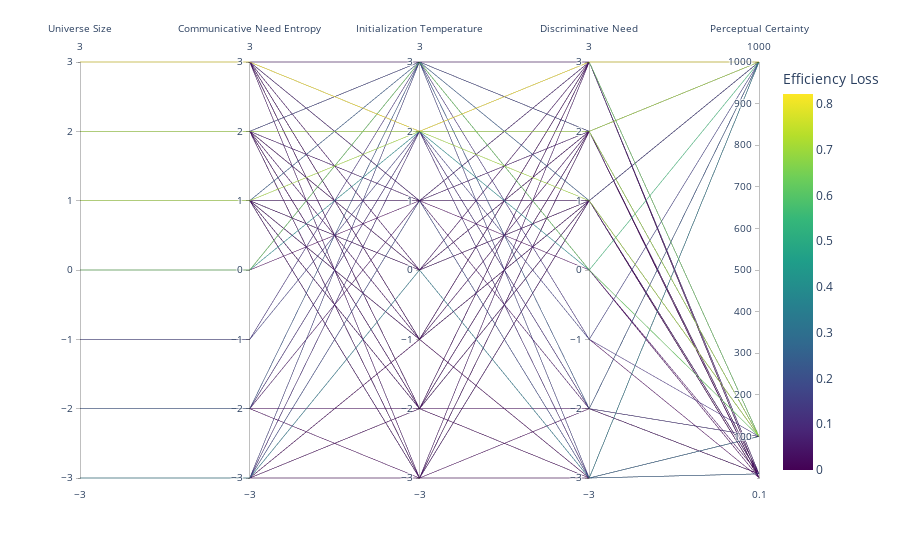

Source (notebook cell):
### Code cell
# add dummy columns to see how crowded things get
df_example = df_final_points.copy()

df_example["prior_entropy"] = df_example["discriminative_need_gamma"]
df_example["universe_size"] = df_example["prior_entropy"]

fig = px.parallel_coordinates(
    data_frame=df_example[df_example["eps"] >= 0.], 
    dimensions=[
        "universe_size",
        "prior_entropy",
        "population_init_gamma",        
        "discriminative_need_gamma",
        "imprecise_imitation_gamma",
        ],
    color="eps",
    # color="efficiency",
    labels={
        "population_init_gamma": "Initialization Temperature",        
        "discriminative_need_gamma": "Discriminative Need",
        "imprecise_imitation_gamma": "Perceptual Certainty",
        "prior_entropy": "Communicative Need Entropy",
        "universe_size": "Universe Size",
        "eps": "Efficiency Loss",
        # "efficiency": "Efficiency",
        },
    color_continuous_scale='viridis',
    # color_continuous_scale=px.colors.diverging.Tealrose,
    # color_continuous_midpoint=0.2,
)
fig.show()

### Figure 1 — Plotly figure (JSON) as saved in the notebook; plotly's stock layout.template omitted (floating-point values rounded to 4 significant figures)
{"data": [{"dimensions": [{"label": "Universe Size", "values": [2, 0, 0, 1, 1, 1, 1, 1, 1, -1, -1, -3, -3, -3, -3, -3, -3, -3, 3, 3, 3, 3, 3, 3, 3, 2, 2, 2, 2, 2, 2, 2, -2, -2, -2, -2, 0, 0, 1, 1, 1, 1, 1, 1, 1, -1, -3, -3, -3, -3, -3, -3, -3, 3, 3, 3, 3, 3, 3, 2, 2, 2, 2, 2, 2, 2, -2, -2, -2, -2, 0, 0, 1, 1, 1, 1, 1, 1, -1, 3, 3, 3, 3, 3, 2, 2, 2, 2, 0, 1, 1, 1, 1, 1, 1, -3, -3, -3, -3, -3, -3, -3, 3, 3, 3, 3, 3, 3, 3, 2, 2, 2, 2, 2, 2, 2, -2, -2, -2, -2]}, {"label": "Communicative Need Entropy", "values": [2, 0, 0, 1, 1, 1, 1, 1, 1, -1, -1, -3, -3, -3, -3, -3, -3, -3, 3, 3, 3, 3, 3, 3, 3, 2, 2, 2, 2, 2, 2, 2, -2, -2, -2, -2, 0, 0, 1, 1, 1, 1, 1, 1, 1, -1, -3, -3, -3, -3, -3, -3, -3, 3, 3, 3, 3, 3, 3, 2, 2, 2, 2, 2, 2, 2, -2, -2, -2, -2, 0, 0, 1, 1, 1, 1, 1, 1, -1, 3, 3, 3, 3, 3, 2, 2, 2, 2, 0, 1, 1, 1, 1, 1, 1, -3, -3, -3, -3, -3, -3, -3, 3, 3, 3, 3, 3, 3, 3, 2, 2, 2, 2, 2, 2, 2, -2, -2, -2, -2]}, {"label": "Initialization Temperature", "values": [3, 2, 3, 3, -1, 1, 0, -3, -2, 2, 3, 2, 3, -1, 1, 0, -3, -2, 2, 3, -1, 1, 0, -3, -2, 2, 3, -1, 1, 0, -3, -2, 2, 3, 1, -3, 2, 3, 2, 3, -1, 1, 0, -3, -2, 3, 2, 3, -1, 1, 0, -3, -2, 2, -1, 1, 0, -3, -2, 2, 3, -1, 1, 0, -3, -2, 2, 3, 1, -2, 3, 1, 2, -1, 1, 0, -3, -2, 2, 2, 3, -1, 1, -2, 2, 0, -3, -2, 3, 3, -1, 1, 0, -3, -2, 2, 3, -1, 1, 0, -3, -2, 2, 3, -1, 1, 0, -3, -2, 2, 3, -1, 1, 0, -3, -2, 2, 3, -3, -2]}, {"label": "Discriminative Need", "values": [2, 0, 0, 1, 1, 1, 1, 1, 1, -1, -1, -3, -3, -3, -3, -3, -3, -3, 3, 3, 3, 3, 3, 3, 3, 2, 2, 2, 2, 2, 2, 2, -2, -2, -2, -2, 0, 0, 1, 1, 1, 1, 1, 1, 1, -1, -3, -3, -3, -3, -3, -3, -3, 3, 3, 3, 3, 3, 3, 2, 2, 2, 2, 2, 2, 2, -2, -2, -2, -2, 0, 0, 1, 1, 1, 1, 1, 1, -1, 3, 3, 3, 3, 3, 2, 2, 2, 2, 0, 1, 1, 1, 1, 1, 1, -3, -3, -3, -3, -3, -3, -3, 3, 3, 3, 3, 3, 3, 3, 2, 2, 2, 2, 2, 2, 2, -2, -2, -2, -2]}, {"label": "Perceptual Certainty", "values": [0.1, 1000, 1000, 1000, 1000, 1000, 1000, 1000, 1000, 1000, 1000, 1000, 1000, 1000, 1000, 1000, 1000, 1000, 1000, 1000, 1000, 1000, 1000, 1000, 1000, 1000, 1000, 1000, 1000, 1000, 1000, 1000, 1000, 1000, 1000, 1000, 100, 100, 100, 100, 100, 100, 100, 100, 100, 100, 100, 100, 100, 100, 100, 100, 100, 100, 100, 100, 100, 100, 100, 100, 100, 100, 100, 100, 100, 100, 100, 100, 100, 100, 1, 1, 1, 1, 1, 1, 1, 1, 1, 1, 1, 1, 1, 1, 1, 1, 1, 1, 10, 10, 10, 10, 10, 10, 10, 10, 10, 10, 10, 10, 10, 10, 10, 10, 10, 10, 10, 10, 10, 10, 10, 10, 10, 10, 10, 10, 10, 10, 10, 10]}], "domain": {"x": [0, 1], "y": [0, 1]}, "line": {"color": [4.178e-05, 0.3906, 0.5534, 0.1474, 0.03173, 0.0421, 0.0421, 0.03674, 0.03291, 0.1514, 0.09977, 0.09954, 0.1555, 0.004812, 0.1744, 0.3329, 0.01127, 0.01146, 0.8216, 0.0184, 0.03161, 0.06868, 0.03932, 0.04222, 0.03249, 0.7016, 0.0186, 0.03402, 0.06078, 0.02784, 0.02308, 0.0307, 0.107, 0.2152, 0.0273, 0.004078, 0.03554, 0.6204, 0.704, 0.2334, 0.03629, 0.0474, 0.02628, 0.04097, 0.03495, 0.1136, 0.09496, 0.00745, 0.006799, 0.1797, 0.2556, 0.008116, 0.005364, 0.6239, 0.02594, 0.07594, 0.0307, 0.02943, 0.03035, 0.69, 0.1669, 0.01926, 0.03208, 0.02308, 0.03629, 0.02843, 0.03874, 0.117, 0.03706, 0.01622, 0.007446, 0.0005995, 0.0005742, 0.0001039, 0.001201, 0.00118, 0.0004148, 0.000443, 9.201e-05, 0.01836, 8.947e-05, 0.00101, 0.00113, 0.001214, 0.01121, 0.0004561, 0.0006318, 0.0001227, 0.0271, 0.05058, 0.03049, 0.003853, 0.02999, 0.02612, 0.03629, 0.06471, 0.1435, 0.01102, 0.1808, 0.245, 0.007851, 0.01333, 0.07878, 0.04125, 0.02646, 0.01273, 0.02264, 0.03082, 0.03255, 0.02508, 0.003816, 0.02674, 0.007463, 0.03678, 0.03658, 0.0329, 0.007543, 0.03625, 0.009739, 0.003449], "coloraxis": "coloraxis"}, "name": "", "type": "parcoords"}], "layout": {"coloraxis": {"colorbar": {"title": {"text": "Efficiency Loss"}}, "colorscale": [[0, "#440154"], [0.1111, "#482878"], [0.2222, "#3e4989"], [0.3333, "#31688e"], [0.4444, "#26828e"], [0.5556, "#1f9e89"], [0.6667, "#35b779"], [0.7778, "#6ece58"], [0.8889, "#b5de2b"], [1, "#fde725"]]}, "legend": {"tracegroupgap": 0}, "margin": {"t": 60}}}
